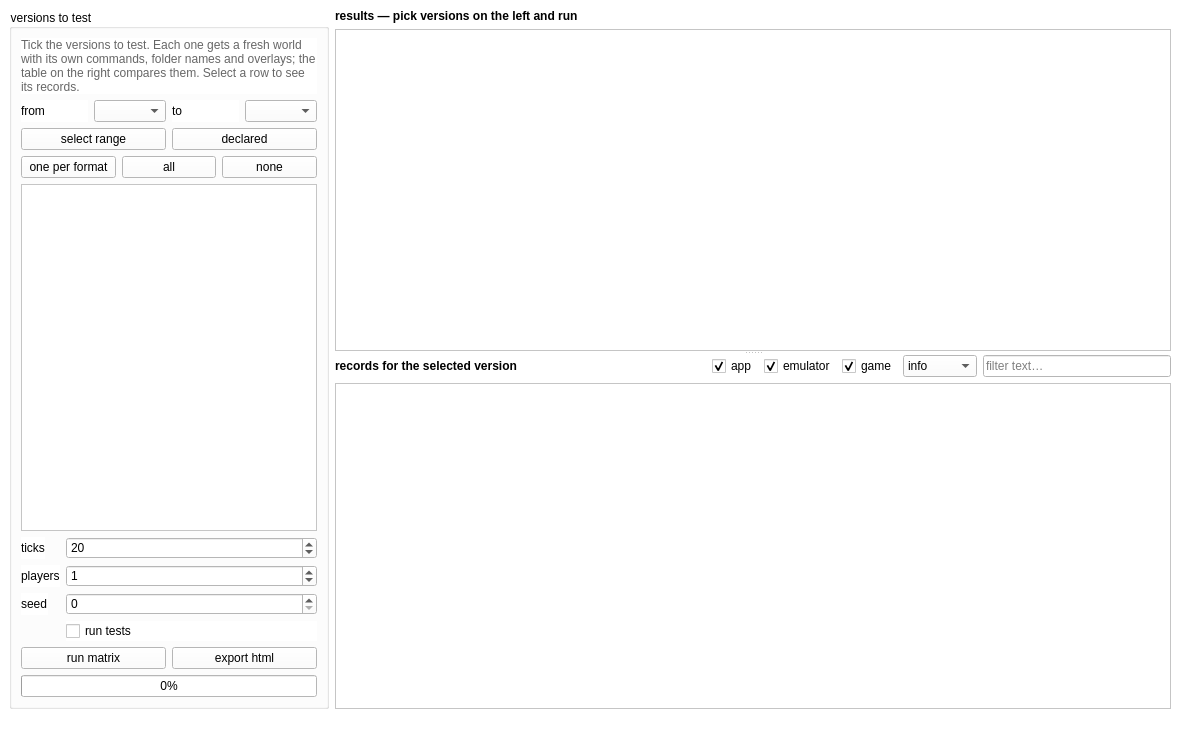
<?xml version="1.0" encoding="UTF-8"?>
<ui version="4.0">
 <class>EngineWindow</class>
 <widget class="QMainWindow" name="EngineWindow">
  <property name="geometry">
   <rect>
    <x>0</x>
    <y>0</y>
    <width>1180</width>
    <height>740</height>
   </rect>
  </property>
  <property name="windowTitle">
   <string>Version test engine</string>
  </property>
  <property name="styleSheet">
   <string notr="true">background-color: rgb(255, 255, 255);
alternate-background-color: rgb(246, 246, 246);
color: rgb(0, 0, 0);
selection-color: rgb(0, 0, 255);
selection-background-color: rgb(228, 251, 255);</string>
  </property>
  <widget class="QWidget" name="centralwidget">
   <layout class="QHBoxLayout" name="rootLayout">
    <item>
     <widget class="QGroupBox" name="groupSelection">
      <property name="title">
       <string>versions to test</string>
      </property>
      <property name="maximumSize">
       <size>
        <width>320</width>
        <height>16777215</height>
       </size>
      </property>
      <layout class="QVBoxLayout" name="selectionLayout">
       <item>
        <widget class="QLabel" name="labelEngineHelp">
         <property name="text">
          <string>Tick the versions to test. Each one gets a fresh world with its own commands, folder names and overlays; the table on the right compares them. Select a row to see its records.</string>
         </property>
         <property name="wordWrap">
          <bool>true</bool>
         </property>
         <property name="styleSheet">
          <string notr="true">color: #666;</string>
         </property>
        </widget>
       </item>
       <item>
        <layout class="QHBoxLayout" name="rangeLayout">
         <item>
          <widget class="QLabel" name="labelFrom">
           <property name="text">
            <string>from</string>
           </property>
          </widget>
         </item>
         <item>
          <widget class="QComboBox" name="comboFrom">
           <property name="toolTip">
            <string>first version of the range</string>
           </property>
          </widget>
         </item>
         <item>
          <widget class="QLabel" name="labelTo">
           <property name="text">
            <string>to</string>
           </property>
          </widget>
         </item>
         <item>
          <widget class="QComboBox" name="comboTo">
           <property name="toolTip">
            <string>last version of the range</string>
           </property>
          </widget>
         </item>
        </layout>
       </item>
       <item>
        <layout class="QHBoxLayout" name="rangeButtonsLayout">
         <item>
          <widget class="QPushButton" name="buttonSelectRange">
           <property name="toolTip">
            <string>tick every version from the first to the last</string>
           </property>
           <property name="text">
            <string>select range</string>
           </property>
          </widget>
         </item>
         <item>
          <widget class="QPushButton" name="buttonSelectDeclared">
           <property name="text">
            <string>declared</string>
           </property>
           <property name="toolTip">
            <string>the range pack.mcmeta says it supports</string>
           </property>
          </widget>
         </item>
        </layout>
       </item>
       <item>
        <layout class="QHBoxLayout" name="quickSelectLayout">
         <item>
          <widget class="QPushButton" name="buttonSelectBoundaries">
           <property name="text">
            <string>one per format</string>
           </property>
           <property name="toolTip">
            <string>keep only the first release of each pack_format</string>
           </property>
          </widget>
         </item>
         <item>
          <widget class="QPushButton" name="buttonSelectAll">
           <property name="toolTip">
            <string>tick every version</string>
           </property>
           <property name="text">
            <string>all</string>
           </property>
          </widget>
         </item>
         <item>
          <widget class="QPushButton" name="buttonSelectNone">
           <property name="toolTip">
            <string>untick every version</string>
           </property>
           <property name="text">
            <string>none</string>
           </property>
          </widget>
         </item>
        </layout>
       </item>
       <item>
        <widget class="QListWidget" name="listVersions">
         <property name="alternatingRowColors">
          <bool>true</bool>
         </property>
         <property name="styleSheet">
          <string notr="true">QListWidget { font-family: monospace; font-size: 12px; }</string>
         </property>
        </widget>
       </item>
       <item>
        <layout class="QFormLayout" name="parameterLayout">
         <item row="0" column="0">
          <widget class="QLabel" name="labelTicks">
           <property name="text">
            <string>ticks</string>
           </property>
          </widget>
         </item>
         <item row="0" column="1">
          <widget class="QSpinBox" name="spinTicks">
           <property name="toolTip">
            <string>ticks run in each version's fresh world</string>
           </property>
           <property name="minimum">
            <number>1</number>
           </property>
           <property name="maximum">
            <number>72000</number>
           </property>
           <property name="value">
            <number>20</number>
           </property>
          </widget>
         </item>
         <item row="1" column="0">
          <widget class="QLabel" name="labelPlayers">
           <property name="text">
            <string>players</string>
           </property>
          </widget>
         </item>
         <item row="1" column="1">
          <widget class="QSpinBox" name="spinPlayers">
           <property name="toolTip">
            <string>fake players (Player1, …) online in each world</string>
           </property>
           <property name="maximum">
            <number>200</number>
           </property>
           <property name="value">
            <number>1</number>
           </property>
          </widget>
         </item>
         <item row="2" column="0">
          <widget class="QLabel" name="labelSeed">
           <property name="text">
            <string>seed</string>
           </property>
          </widget>
         </item>
         <item row="2" column="1">
          <widget class="QSpinBox" name="spinSeed">
           <property name="toolTip">
            <string>seeds @r and sort=random, so every version sees the same draws</string>
           </property>
           <property name="maximum">
            <number>1000000</number>
           </property>
          </widget>
         </item>
         <item row="3" column="1">
          <widget class="QCheckBox" name="checkRunTests">
           <property name="text">
            <string>run tests</string>
           </property>
           <property name="toolTip">
            <string>run the environment tab's tests in every version, each in its tick; the tests column shows how many passed</string>
           </property>
          </widget>
         </item>
        </layout>
       </item>
       <item>
        <layout class="QHBoxLayout" name="runLayout">
         <item>
          <widget class="QPushButton" name="buttonRun">
           <property name="toolTip">
            <string>run the pack in each ticked version, one after the other</string>
           </property>
           <property name="text">
            <string>run matrix</string>
           </property>
          </widget>
         </item>
         <item>
          <widget class="QPushButton" name="buttonExport">
           <property name="toolTip">
            <string>write the results table as generated/&lt;pack&gt;-matrix.html</string>
           </property>
           <property name="text">
            <string>export html</string>
           </property>
          </widget>
         </item>
        </layout>
       </item>
       <item>
        <widget class="QProgressBar" name="progressBar">
         <property name="value">
          <number>0</number>
         </property>
        </widget>
       </item>
      </layout>
     </widget>
    </item>
    <item>
     <widget class="QSplitter" name="resultSplitter">
      <property name="orientation">
       <enum>Qt::Vertical</enum>
      </property>
      <widget class="QWidget" name="resultsPane" native="true">
       <layout class="QVBoxLayout" name="resultsLayout">
        <property name="leftMargin">
         <number>0</number>
        </property>
        <property name="topMargin">
         <number>0</number>
        </property>
        <property name="rightMargin">
         <number>0</number>
        </property>
        <property name="bottomMargin">
         <number>0</number>
        </property>
        <item>
         <widget class="QLabel" name="labelResults">
          <property name="text">
           <string>results — pick versions on the left and run</string>
          </property>
          <property name="styleSheet">
           <string notr="true">font-weight: bold;</string>
          </property>
         </widget>
        </item>
        <item>
         <widget class="QTableView" name="tableResults">
          <property name="alternatingRowColors">
           <bool>true</bool>
          </property>
          <property name="showGrid">
           <bool>false</bool>
          </property>
          <property name="selectionBehavior">
           <enum>QAbstractItemView::SelectRows</enum>
          </property>
          <property name="styleSheet">
           <string notr="true">QTableView { font-family: monospace; font-size: 11px; }</string>
          </property>
         </widget>
        </item>
       </layout>
      </widget>
      <widget class="QWidget" name="detailPane" native="true">
       <layout class="QVBoxLayout" name="detailLayout">
        <property name="leftMargin">
         <number>0</number>
        </property>
        <property name="topMargin">
         <number>0</number>
        </property>
        <property name="rightMargin">
         <number>0</number>
        </property>
        <property name="bottomMargin">
         <number>0</number>
        </property>
        <item>
         <layout class="QHBoxLayout" name="detailFilterLayout">
          <item>
           <widget class="QLabel" name="labelDetail">
            <property name="text">
             <string>records for the selected version</string>
            </property>
            <property name="styleSheet">
             <string notr="true">font-weight: bold;</string>
            </property>
           </widget>
          </item>
          <item>
           <spacer name="detailSpacer">
            <property name="orientation">
             <enum>Qt::Horizontal</enum>
            </property>
            <property name="sizeHint" stdset="0">
             <size>
              <width>40</width>
              <height>20</height>
             </size>
            </property>
           </spacer>
          </item>
          <item>
           <widget class="QCheckBox" name="checkApp">
            <property name="toolTip">
             <string>show what this program does</string>
            </property>
            <property name="text">
             <string>app</string>
            </property>
            <property name="checked">
             <bool>true</bool>
            </property>
           </widget>
          </item>
          <item>
           <widget class="QCheckBox" name="checkEmulator">
            <property name="toolTip">
             <string>show what the emulation engine notices (limits, unsupported features)</string>
            </property>
            <property name="text">
             <string>emulator</string>
            </property>
            <property name="checked">
             <bool>true</bool>
            </property>
           </widget>
          </item>
          <item>
           <widget class="QCheckBox" name="checkGame">
            <property name="toolTip">
             <string>show what Minecraft itself would print</string>
            </property>
            <property name="text">
             <string>game</string>
            </property>
            <property name="checked">
             <bool>true</bool>
            </property>
           </widget>
          </item>
          <item>
           <widget class="QComboBox" name="comboLevel">
            <property name="toolTip">
             <string>the lowest level shown</string>
            </property>
            <property name="currentIndex">
             <number>1</number>
            </property>
            <item>
             <property name="text">
              <string>debug</string>
             </property>
            </item>
            <item>
             <property name="text">
              <string>info</string>
             </property>
            </item>
            <item>
             <property name="text">
              <string>warning</string>
             </property>
            </item>
            <item>
             <property name="text">
              <string>error</string>
             </property>
            </item>
           </widget>
          </item>
          <item>
           <widget class="QLineEdit" name="editFilter">
            <property name="toolTip">
             <string>show only records whose message contains this text</string>
            </property>
            <property name="placeholderText">
             <string>filter text…</string>
            </property>
            <property name="clearButtonEnabled">
             <bool>true</bool>
            </property>
           </widget>
          </item>
         </layout>
        </item>
        <item>
         <widget class="QTableView" name="tableRecords">
          <property name="alternatingRowColors">
           <bool>true</bool>
          </property>
          <property name="showGrid">
           <bool>false</bool>
          </property>
          <property name="selectionBehavior">
           <enum>QAbstractItemView::SelectRows</enum>
          </property>
          <property name="styleSheet">
           <string notr="true">QTableView { font-family: monospace; font-size: 11px; }</string>
          </property>
         </widget>
        </item>
       </layout>
      </widget>
     </widget>
    </item>
   </layout>
  </widget>
  <widget class="QStatusBar" name="statusbar"/>
 </widget>
 <resources/>
 <connections/>
</ui>
